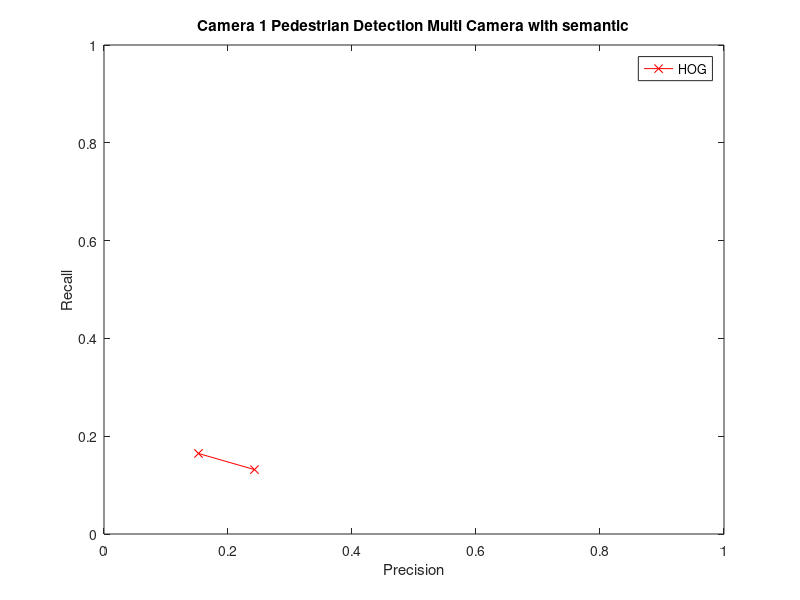
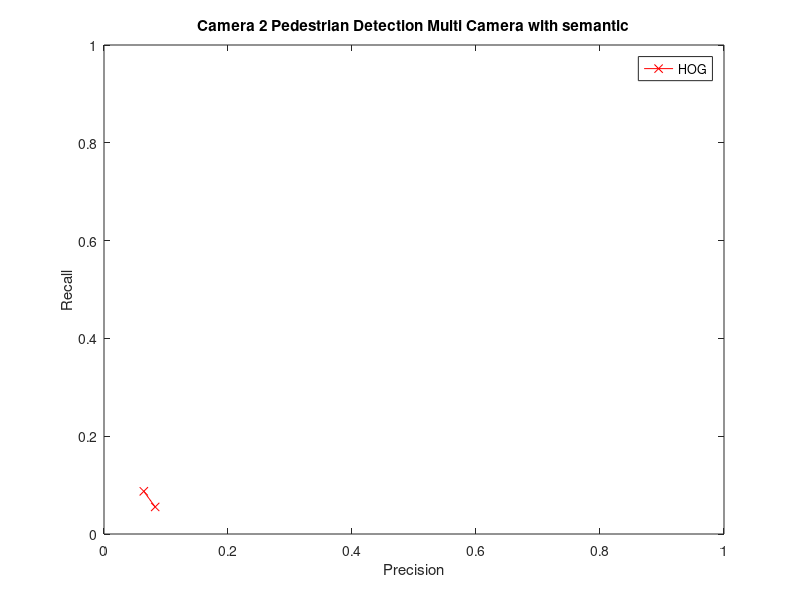
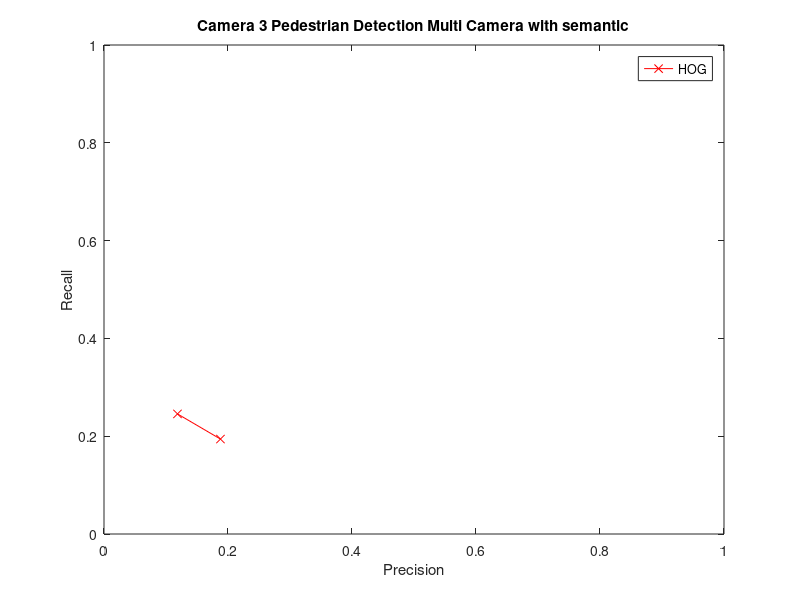

Reproduce these figures in MATLAB, in order.
clc;
clear all;
close all;


%% Pedestrian Detection Multi Camera with semantic constrains

% Camera 1
HOGPrecision1 = [0.152373 0.242678];
HOGRecall1 = [0.164685 0.131695];

DPMPrecision1 = [];
DPMRecall1 = [];

PSPPrecision1 = [];
PSPRecall1 = [];

figure(1)
plot(HOGPrecision1, HOGRecall1, '-rx')
hold on;
plot(DPMPrecision1, DPMRecall1, '-b*')
plot(PSPPrecision1, PSPRecall1, '-gx')
xlim([0 1]);ylim([0 1]);
xlabel('Precision');
ylabel('Recall');
legend('HOG', 'DPM', 'PSP-Net')
title('Camera 1 Pedestrian Detection Multi Camera with semantic')

% Camera 2
HOGPrecision2 = [0.0642081 0.082546];
HOGRecall2 = [0.0872951 0.05533];

DPMPrecision2 = [];
DPMRecall2 = [];

PSPPrecision2 = [];
PSPRecall2 = [];

figure(2)
plot(HOGPrecision2, HOGRecall2, '-rx')
hold on;
plot(DPMPrecision2, DPMRecall2, '-b*')
plot(PSPPrecision2, PSPRecall2, '-gx')
xlim([0 1]);ylim([0 1]);
xlabel('Precision');
ylabel('Recall');
legend('HOG', 'DPM', 'PSP-Net')
title('Camera 2 Pedestrian Detection Multi Camera with semantic')

% Camera 3
HOGPrecision3 = [0.118507 0.187824];
HOGRecall3 = [0.24561 0.19414];

DPMPrecision3 = [];
DPMRecall3 = [];

PSPPrecision3 = [];
PSPRecall3 = [];

figure(3)
plot(HOGPrecision3, HOGRecall3, '-rx')
hold on;
plot(DPMPrecision3, DPMRecall3, '-b*')
plot(PSPPrecision3, PSPRecall3, '-gx')
xlim([0 1]);ylim([0 1]);
xlabel('Precision');
ylabel('Recall');
legend('HOG', 'DPM', 'PSP-Net')
title('Camera 3 Pedestrian Detection Multi Camera with semantic')